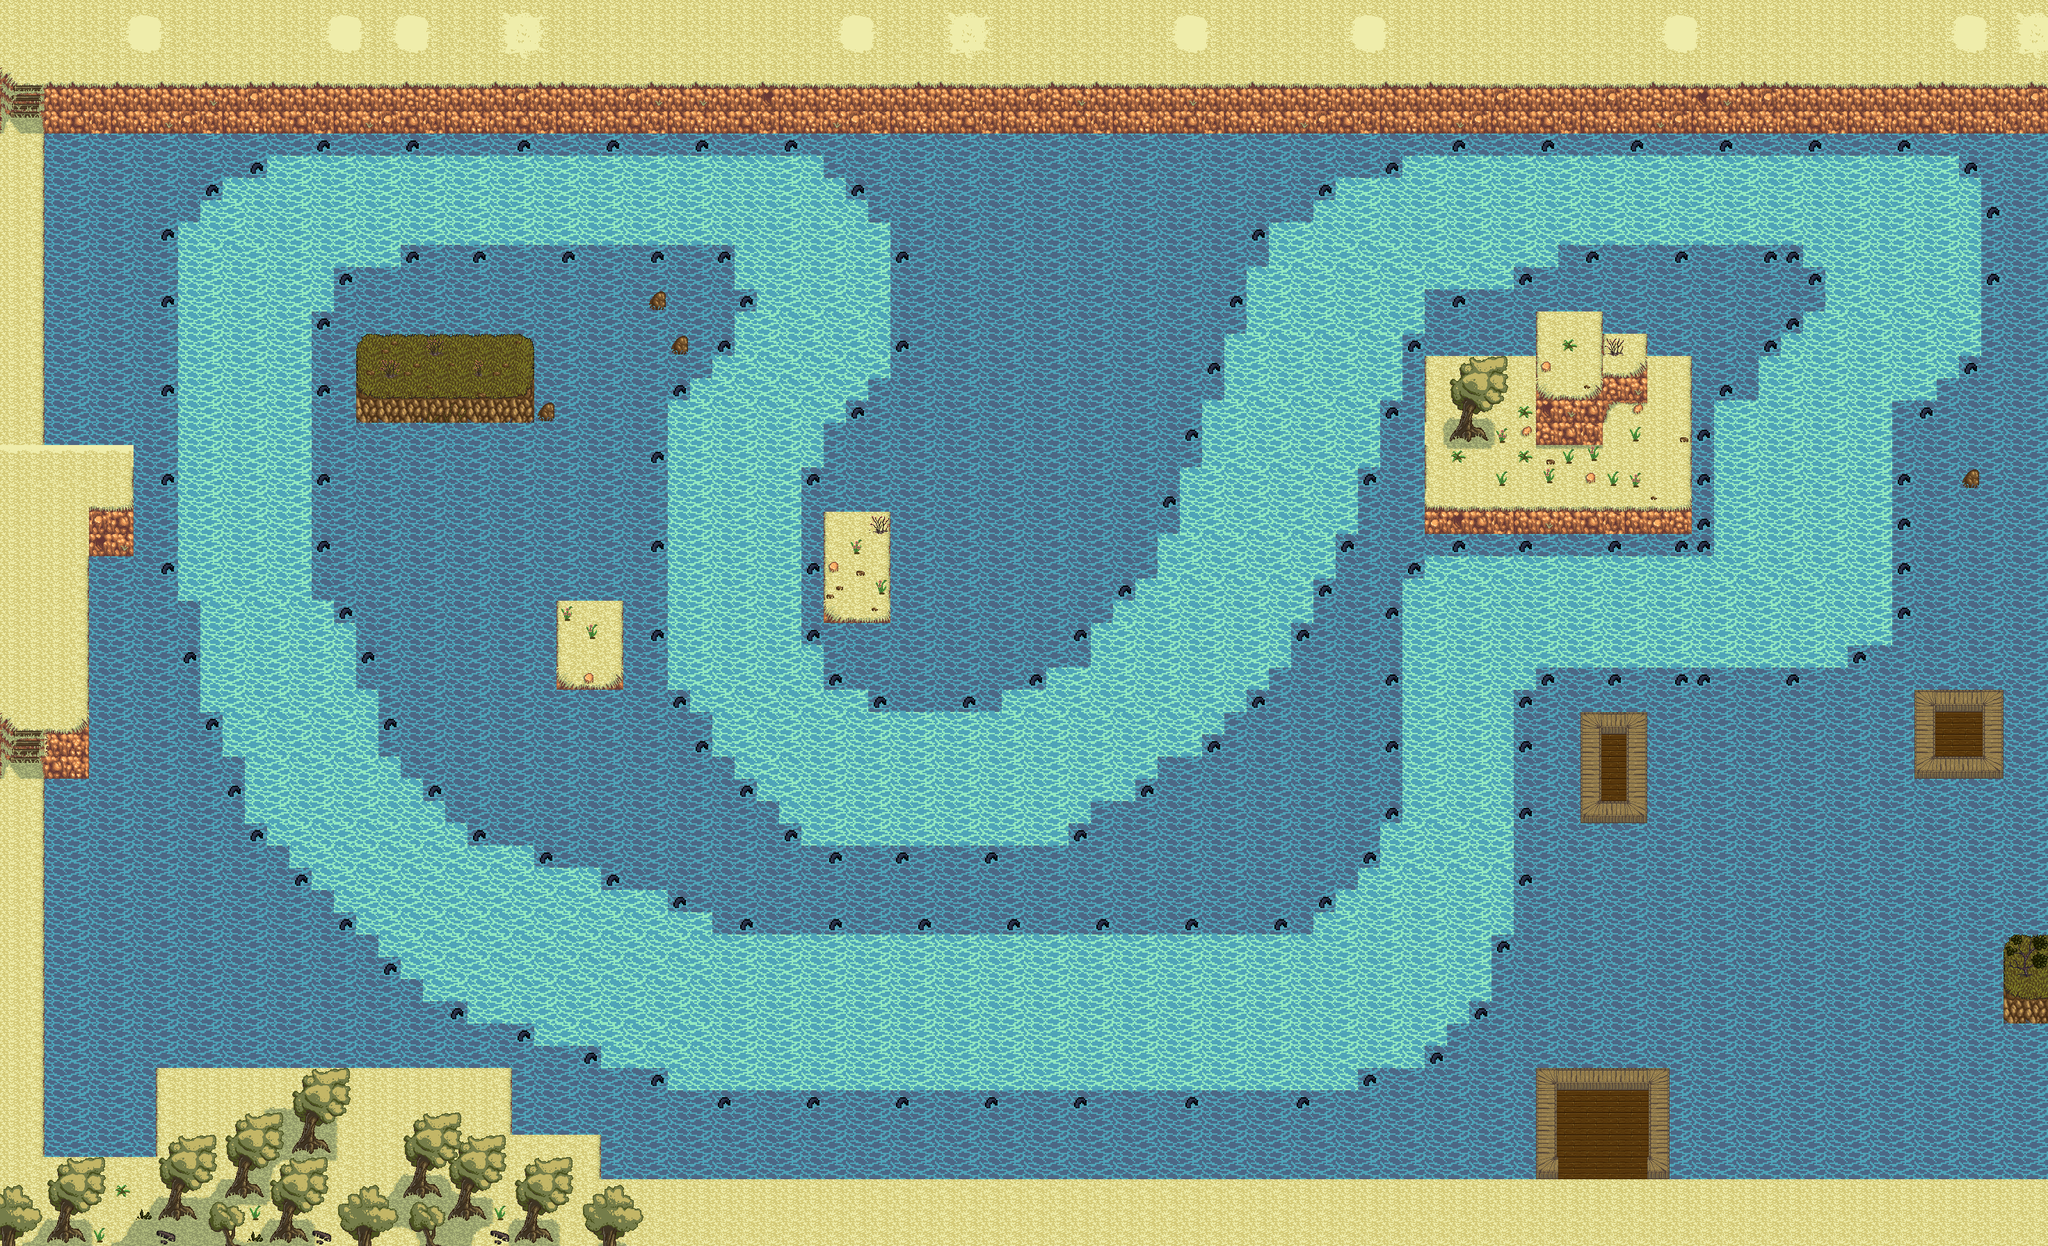

The image is a tile-based game level rendered from a .tmx file. Its description and source (layers, tilesets, objects; grid data summarised) follow:
An orthogonal 92x56 tile map with 32x32 px tiles, 3 tile layers (Tile Layer 1, Tile Layer 2, Tile Layer 3), 1 hidden layer not drawn.

<map version="1.10" tiledversion="1.10.2" orientation="orthogonal" renderorder="right-down" width="92" height="56" tilewidth="32" tileheight="32" infinite="0" nextlayerid="5" nextobjectid="1">
 <tileset firstgid="1" source="fixedtileset.tsx" />
 <layer id="1" name="Tile Layer 1" width="92" height="56">
  <properties>
   <property name="Z" type="float" value="0" />
  </properties>
  <data>[5152 cells, 4600 non-empty, 7 distinct tile ids]</data>
 </layer>
 <layer id="2" name="Tile Layer 2" width="92" height="56">
  <properties>
   <property name="Z" type="float" value="1" />
  </properties>
  <data>[5152 cells, 1434 non-empty, 90 distinct tile ids]</data>
 </layer>
 <layer id="4" name="Tile Layer 3" width="92" height="56">
  <properties>
   <property name="Z" type="float" value="2" />
  </properties>
  <data>[5152 cells, 193 non-empty, 46 distinct tile ids]</data>
 </layer>
 <layer id="3" name="collider" width="92" height="56" visible="0">
  <data>[5152 cells, 3025 non-empty, 2 distinct tile ids]</data>
 </layer>
</map>
